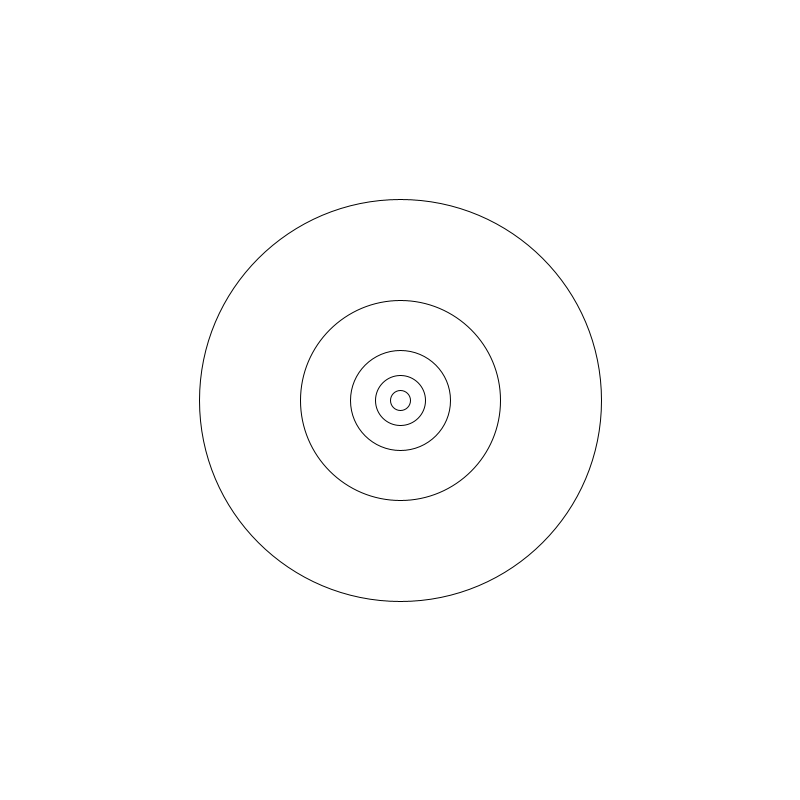
Frame 1 (no input)
Frame 60 (the mouse pressed at the canvas centre just before this capture): identical to frame 1, image omitted
Frame 120 (the mouse held since frame 60 and released just before this capture): identical to frame 1, image omitted

The Processing sketch that drew this single still picture (run headless with seeded random() and noise(); from frame 60 on, the mouse is pressed at the canvas centre):

// Processing sketch: s05e04fortablica
// ── s05e04fortablica.pde
int[] srednice = { 100, 200, 20, 50, 402 };
//                  0   1    2    3    4

void setup() {
  size( 800, 800);
  noFill();
}
void draw() {
  background(255);
  for (int andrzej = 0; andrzej < srednice.length; andrzej=andrzej+1)
  {
    ellipse(width/2, height/2, srednice[andrzej], srednice[andrzej]);
  }
}
/*
 andrzej = 0
 andrzej = 1
 andrzej = 2
 andrzej = 3
 andrzej = 4
 ...itd.
 */
